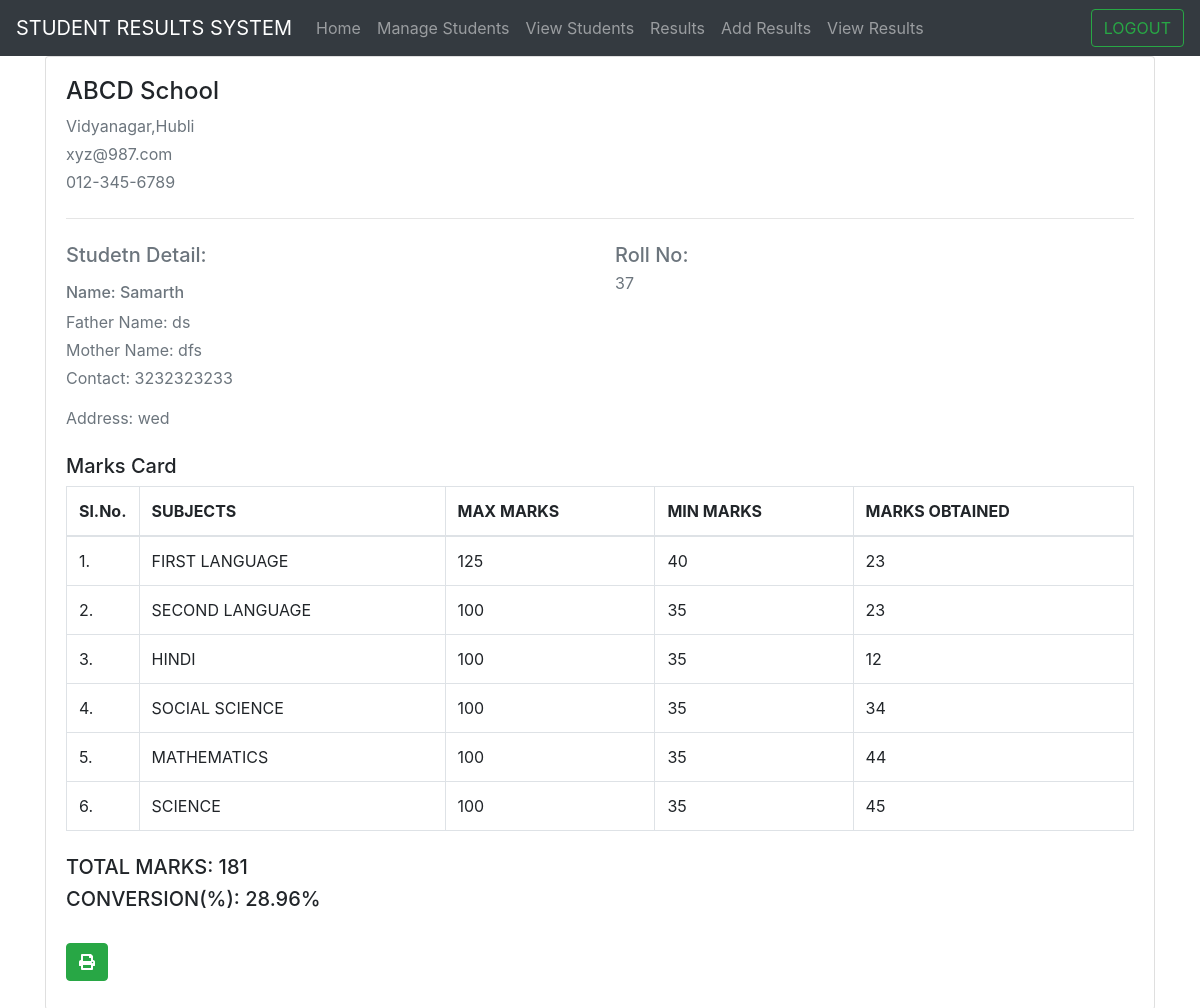
The page /invoice37 on the database as committed earlier.
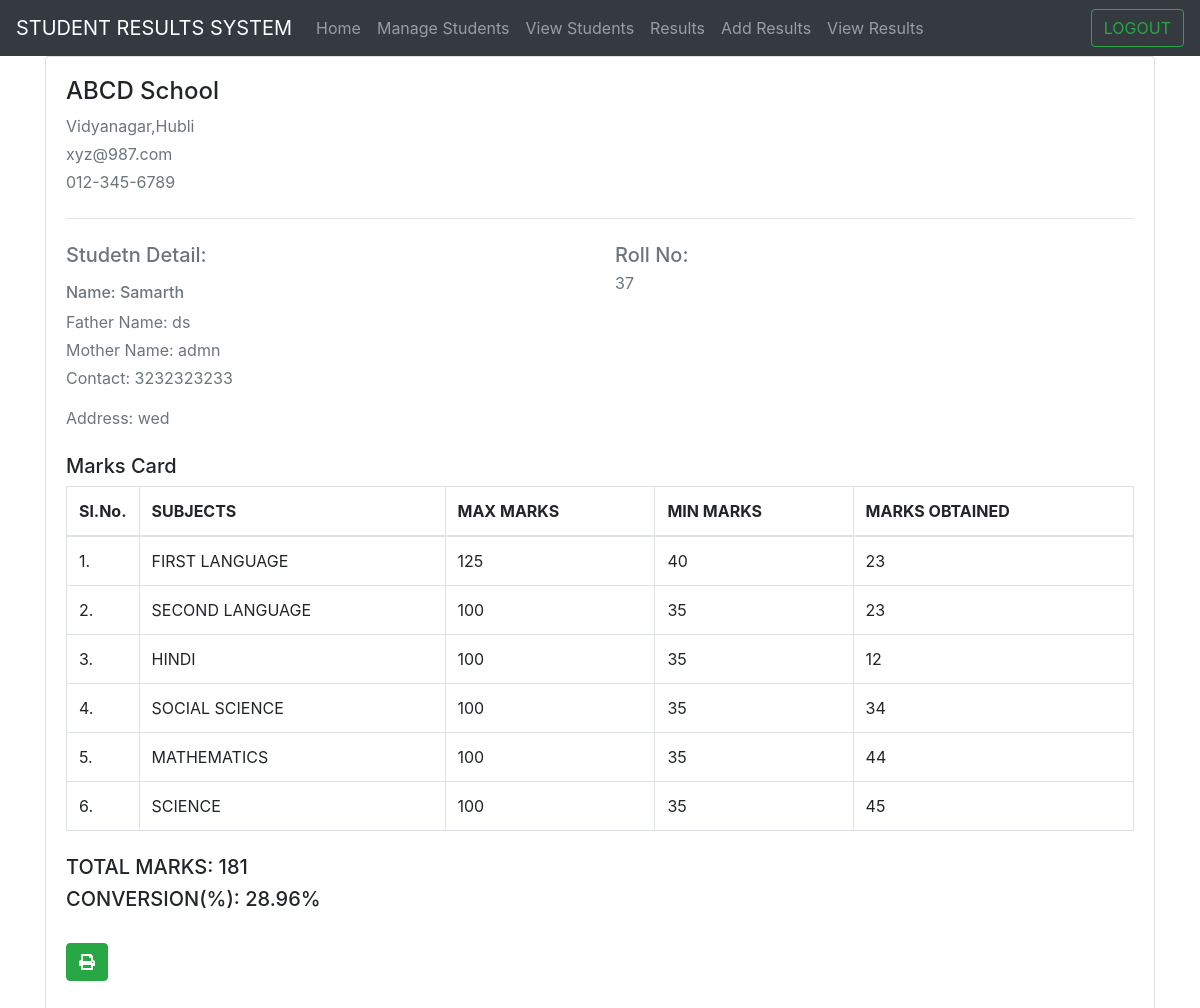
The same page on the database as committed later.
### wweb/models.py (models this page shows, shortened)
class Students(models.Model):
    name=models.CharField(max_length=200)
    mother_name=models.CharField(max_length=200)
    father_name=models.CharField(max_length=200)
    address=models.CharField(max_length=200)
    gender=models.CharField(max_length=7)
    date=models.DateField()
    course=models.CharField(max_length=200)
    contact=models.CharField(max_length=200)

### wweb/views.py (the view)
# urls.py: path("invoice<str:pk>",views.invoice,name="invoice"),
def invoice(request,pk):
    form=Result.objects.get(roll_num=pk)
    stud=Students.objects.get(id=pk)
    context={"form":form,'stud':stud}
    return render(request,"invoice.html",context)

### wweb/templates/invoice.html (shortened to what this page needs)
{% extends "base.html" %}
{% load static %}
{% block body %}
<link rel="stylesheet" href="https://cdnjs.cloudflare.com/ajax/libs/font-awesome/5.13.1/css/all.min.css" />
<div class="container">
<div class="row">
<div class="col-lg-12">
<div class="card">
<div class="card-body">
<div class="invoice-title">
<h4 class="float-end font-size-15">ABCD School</h4>
<div class="text-muted">
<p class="mb-1">Vidyanagar,Hubli</p>
<p class="mb-1">xyz@987.com</p>
<p>012-345-6789</p>
</div>
</div>
<hr class="my-4">
<div class="row">
<div class="col-sm-6">
<div class="text-muted">
<h5 class="font-size-16 mb-3">Studetn Detail:</h5>
<h6 class="font-size-15 mb-2">Name: {{stud.name}} </h6>
<p class="mb-1">Father Name: {{stud.father_name}}</p>
<p class="mb-1">Mother Name: {{stud.mother_name}} </p>
<p>Contact: {{stud.contact}} </p>
<p>Address: {{stud.address}} </p>
</div>
</div>
<div class="col-sm-6">
<div class="text-muted text-sm-end">
<div>
<h5 class="font-size-15 mb-1">Roll No: </h5>
<p>{{stud.id}}</p>
</div>
</div>
</div>
</div>
<div class="py-2">
<h5 class="font-size-15">Marks Card</h5>
<div class="table-responsive">
<table class="table align-middle table-nowrap table-bordered table-centered mb-0">
<thead>
<tr>
<th style="width: 70px;">Sl.No.</th>
<th>SUBJECTS</th>
<th>MAX MARKS</th>
<th>MIN MARKS</th>
<th>MARKS OBTAINED</th>
</tr>
</thead>
<tbody>
<tr>
<td>1.</td>
<td>FIRST LANGUAGE</td>
<td>125</td>
<td>40</td>
<td>{{form.fl}}</td>
</tr>
<tr>
<td>2.</td>
<td>SECOND LANGUAGE</td>
<td>100</td>
<td>35</td>
<td>{{form.sl}}</td>
</tr>
<tr>
<td>3.</td>
<td>HINDI</td>
<td>100</td>
<td>35</td>
<td>{{form.hindi}}</td>
</tr>
<tr>
<td>4.</td>
<td>SOCIAL SCIENCE</td>
<td>100</td>
<td>35</td>
<td>{{form.ss}}</td>
</tr>
<tr>
<td>5.</td>
<td>MATHEMATICS</td>
<td>100</td>
<td>35</td>
<td>{{form.maths}}</td>
</tr>
<tr>
<td>6.</td>
<td>SCIENCE</td>
<td>100</td>
<td>35</td>
<td>{{form.science}}</td>
</tr>
</tbody>
</table>
<br>
<h5 class="font-size-15">TOTAL MARKS: </h5>
<h5 class="font-size-15">CONVERSION(%): </h5>
</div>
<div class="d-print-none mt-4">
<div class="float-end">
<a href="javascript:window.print()" class="btn btn-success me-1"><i class="fa fa-print"></i></a>
</div>
</div>
</div>
</div>
</div>
</div>
</div>
</div>{% endblock body %}

Rows that differ between the two databases and show on the page:
changed Students "Samarth": mother_name "dfs" → "admn"
